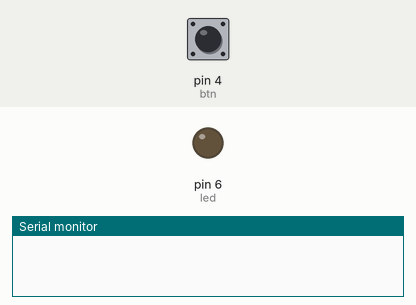
This sketch was run on a simulated Arduino Uno, built with avr-gcc and run on an emulated ATmega328P. Parts: output pins drawn as LEDs (lit = HIGH), the last lines printed to the serial monitor. Dashed ring = blinking. The inputs (shaded band) are chosen by the test bench; at power-on: pin 4 (btn) HIGH.

Above: at 1.2 s.
1.3 s: pin 4 (btn) pulled LOW for 0.15 s
At 1.65 s:
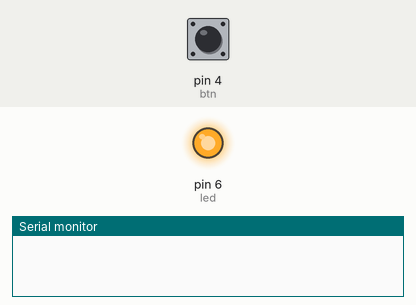
3.3 s: pin 4 (btn) pulled LOW for 1 s
At 5.7 s:
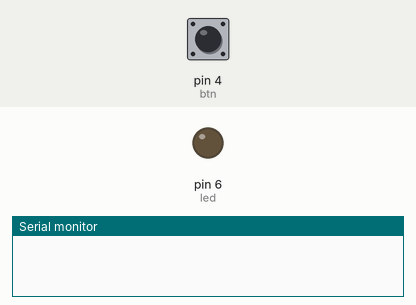
6.8 s: pin 4 (btn) pulsed LOW 5 times (0.12 s each, 0.3 s apart)
At 7.75 s:
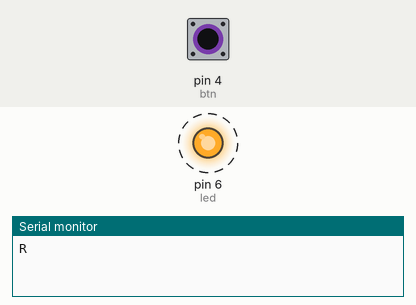
9.8 s: pin 4 (btn) pulsed LOW 2 times (0.12 s each, 0.3 s apart)
At 10.7 s:
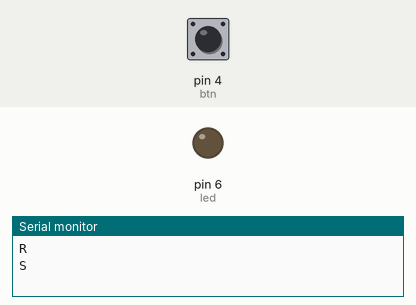
Timing chart, 0 to 12.8 s (numbered marks = the images above; inputs shaded):
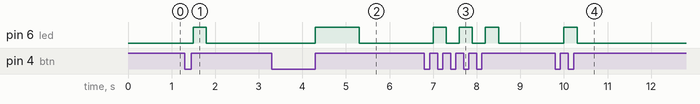

The sketch:

inverse_morse.ino
```cpp
int state = 0;
int led = 6;
int btn = 4;
int u_init = 0;
int u_end = 1000*1000;
int u_start = 0;
int u_stop = 0;
int total_pulse = 0;
int short_pulse = 300;
int long_pulse = 1000;
int pulse_buffer[] = {0,0,0};
int index = 0;

void setup() {
  // put your setup code here, to run once:
  pinMode(led, OUTPUT);
  pinMode(btn, INPUT_PULLUP);
  Serial.begin(9600);
}

void loop() {
  // put your main code here, to run repeatedly:
  int button = digitalRead(btn);
  u_init = millis();

    switch(state){
       case 0:
        u_start = 0;
        u_stop = 0;
        if(!button){
          state = 1;
          u_start = millis();
          delay(100);
        }
        break;
      case 1:
        if(button){
          u_stop = millis();
          state = 0;
          if(index>2) {
            index = 0;
          }
          total_pulse = u_stop - u_start - 100;
          //Serial.println(total_pulse);
          if(total_pulse <= short_pulse){
            //Serial.println("Short");
            shortPulse();
            pulse_buffer[index] = 1;
            index++;
          } else if(total_pulse <= long_pulse) {
             //Serial.println("Long");
             longPulse();
             pulse_buffer[index] = 2;
             index++;
          }
        }
        //Serial.print(pulse_buffer[0]);
        //Serial.print(" ");
        //Serial.print(pulse_buffer[1]);
        //Serial.print(" ");
        //Serial.println(pulse_buffer[2]);
        if(pulse_buffer[0] == 2 && pulse_buffer[1] == 2 && pulse_buffer[2] == 2) {
           Serial.println('O');
           clearBuffer();
        }
        if(pulse_buffer[0] == 1 && pulse_buffer[1] == 2 && pulse_buffer[2] == 1) {
           Serial.println('R');
           clearBuffer();
        }
        if(pulse_buffer[0] == 1 && pulse_buffer[1] == 1 && pulse_buffer[2] == 1) {
           Serial.println('S');
           clearBuffer();
        }
        if(pulse_buffer[0] == 1 && pulse_buffer[1] == 1 && pulse_buffer[2] == 2) {
           Serial.println('U');
           clearBuffer();
        }
        delay(100);
        break;
  }
}

void shortPulse() {
  digitalWrite(led, HIGH);
  delay(short_pulse);
  digitalWrite(led, LOW);
}

void longPulse() {
  digitalWrite(led, HIGH);
  delay(long_pulse);
  digitalWrite(led, LOW);
}

void clearBuffer() {
  pulse_buffer[0] = 0;
        pulse_buffer[1] = 0;
        pulse_buffer[2] = 0;
}
```

Measured:
- after the input at 1.3 s, pin 6 (led): LOW → HIGH after 0.20 s, → LOW 0.30 s later
- after the input at 3.3 s, pin 6 (led): LOW → HIGH after 1.0 s, → LOW 1.0 s later
- after the input at 6.8 s, pin 6 (led): alternates HIGH for 0.30 s and LOW for 0.30 s, 6 changes in all, then stays LOW, starting after 0.20 s
- after the input at 9.8 s, pin 6 (led): LOW → HIGH after 0.20 s, → LOW 0.30 s later
